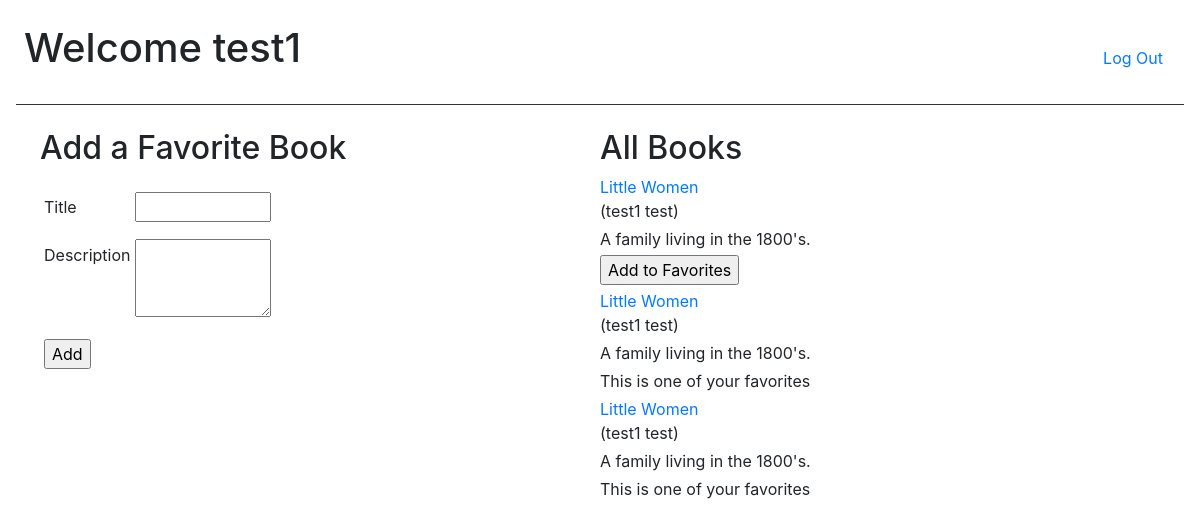
/books (signed in), run on the app's committed database.
### favorites/models.py (models this page shows)
class User(models.Model):
    first_name = models.CharField(max_length=255)
    last_name = models.CharField(max_length=255)
    email = models.EmailField()
    password = models.CharField(max_length=255)
    created_at = models.DateTimeField(auto_now_add=True)
    updated_at = models.DateTimeField(auto_now=True)
    objects = UserManager()

class Book(models.Model):
    title = models.CharField(max_length=255)
    desc = models.TextField()
    created_at = models.DateTimeField(auto_now_add=True)
    updated_at = models.DateTimeField(auto_now=True)
    uploaded_by = models.ForeignKey(User, related_name="books", on_delete=models.CASCADE)
    users_who_like = models.ManyToManyField(User, related_name="liked_books")
    objects = BookManager()

### favorites/views.py (the view)
# urls.py: path('books', views.books),
def books(request):
    if 'userid' in request.session:
        user = User.objects.filter(id=request.session['userid'])
        if user:
            context = {
                "user": user[0],
                "books": Book.objects.all(),
                "books_user_likes": User.objects.get(id=request.session['userid']).liked_books.all(),
            }
        return render(request, 'books.html', context)
    return redirect('/login')

### favorites/templates/books.html (shortened to what this page needs)
<!DOCTYPE html>
<html lang="en">
<head>
    <link rel="stylesheet" href="https://stackpath.bootstrapcdn.com/bootstrap/4.5.2/css/bootstrap.min.css"
>
</head>
<body class="p-3">
    <header class="d-flex p-2 align-items-baseline">
        <h1 class="mr-auto">Welcome {{ user.first_name}}</h1>
        <form action="/log_off" method="POST">
            <input class="btn btn-link" type="submit" name="log_off" value="Log Out">
        </form>
    </header>
    <hr class="bg-dark">
    <div class="d-flex p-2 justify-content-between">
        <div class="w-50">
            <h2 class="pl-3">Add a Favorite Book</h2>
            <form class="p-3" action="/add_book" method="POST">
                <div class="form-group">
                    <label for="title" class="col-sm-2 col-form-label p-1">Title</label>
                    <input type="text" name="title" class="w-25">
                </div>
                <div class="form-group">
                    <label for="desc" class="col-sm-2 col-form-label p-1 align-top">Description</label>
                    <textarea name="desc" cols="20" rows="3" class="w-25"></textarea>
                </div>
                <input type="submit" name="add" value="Add" class="form-group ml-1">
            </form>
        </div>
        <div class="w-50">
            <h2 class="mt-0">All Books </h2>
            {% for book in books %}
            <a href="/books/{{ book.id }}" class="mt-0 mb-1">{{ book.title }}</a>
            <p class="mt-0 mb-1">({{ book.uploaded_by.first_name }} {{ book.uploaded_by.last_name }})</p>
            <p class="mt-0 mb-1">{{ book.desc }}</p>
            {% if book in books_user_likes %}
            <p class="mt-0 mb-1">This is one of your favorites</p>
            {% else %}
            <form class="mt-0 mb-1" action="/add_favorite" method="POST">
                <input type="submit" name="add_fav" value="Add to Favorites">
            </form>
            {% endif %}
            {% endfor %}
        </div>
    </div>
</body>
</html>

### data on the page
User: first_name "test1"
Book: title "Little Women", uploaded_by.first_name "test1", uploaded_by.last_name "test", desc "A family living in the 1800's."
Book: title "Little Women", uploaded_by.first_name "test1", uploaded_by.last_name "test", desc "A family living in the 1800's.", shows "This is one of your favorites"
Book: title "Little Women", uploaded_by.first_name "test1", uploaded_by.last_name "test", desc "A family living in the 1800's.", shows "This is one of your favorites"
